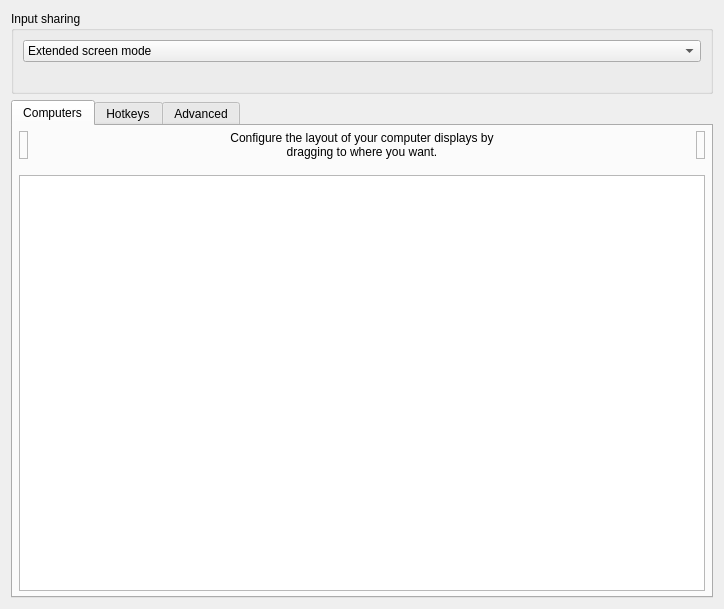
<?xml version="1.0" encoding="UTF-8"?>
<ui version="4.0">
 <class>ServerConfigDialog</class>
 <widget class="QDialog" name="ServerConfigDialog">
  <property name="geometry">
   <rect>
    <x>0</x>
    <y>0</y>
    <width>724</width>
    <height>609</height>
   </rect>
  </property>
  <property name="minimumSize">
   <size>
    <width>0</width>
    <height>0</height>
   </size>
  </property>
  <property name="windowTitle">
   <string>Server Configuration</string>
  </property>
  <layout class="QVBoxLayout" name="verticalLayout_3">
   <item>
    <widget class="QGroupBox" name="groupInputMode">
     <property name="title"><string>Input sharing</string></property>
     <layout class="QVBoxLayout" name="layoutInputMode">
      <item>
       <widget class="QComboBox" name="comboInputMode">
        <property name="accessibleName"><string>Input sharing mode</string></property>
        <item><property name="text"><string>Extended screen mode</string></property></item>
        <item><property name="text"><string>Mouse follow mode</string></property></item>
       </widget>
      </item>
      <item>
       <widget class="QLabel" name="lblInputModeDescription">
        <property name="wordWrap"><bool>true</bool></property>
        <property name="textFormat"><enum>Qt::TextFormat::PlainText</enum></property>
       </widget>
      </item>
     </layout>
    </widget>
   </item>
   <item>
    <widget class="QTabWidget" name="tabWidget">
     <widget class="QWidget" name="tabComputers">
      <attribute name="title">
       <string>Computers</string>
      </attribute>
      <layout class="QVBoxLayout">
       <property name="leftMargin">
        <number>6</number>
       </property>
       <property name="topMargin">
        <number>5</number>
       </property>
       <property name="rightMargin">
        <number>6</number>
       </property>
       <property name="bottomMargin">
        <number>5</number>
       </property>
       <item>
        <layout class="QHBoxLayout" name="layoutComputers">
         <property name="spacing">
          <number>6</number>
         </property>
         <item>
          <widget class="TrashScreenWidget" name="lblRemoveScreen">
           <property name="acceptDrops">
            <bool>true</bool>
           </property>
           <property name="toolTip">
            <string>Drag a computer from the grid to the trashcan to remove it.</string>
           </property>
           <property name="frameShape">
            <enum>QFrame::Shape::StyledPanel</enum>
           </property>
           <property name="frameShadow">
            <enum>QFrame::Shadow::Raised</enum>
           </property>
          </widget>
         </item>
         <item>
          <spacer name="horizontalSpacer_21">
           <property name="orientation">
            <enum>Qt::Orientation::Horizontal</enum>
           </property>
           <property name="sizeHint" stdset="0">
            <size>
             <width>40</width>
             <height>20</height>
            </size>
           </property>
          </spacer>
         </item>
         <item>
          <widget class="QLabel" name="label_2">
           <property name="sizePolicy">
            <sizepolicy hsizetype="Preferred" vsizetype="Preferred">
             <horstretch>1</horstretch>
             <verstretch>0</verstretch>
            </sizepolicy>
           </property>
           <property name="maximumSize">
            <size>
             <width>310</width>
             <height>16777215</height>
            </size>
           </property>
           <property name="text">
            <string>Configure the layout of your computer displays by dragging to where you want.</string>
           </property>
           <property name="alignment">
            <set>Qt::AlignmentFlag::AlignCenter</set>
           </property>
           <property name="wordWrap">
            <bool>true</bool>
           </property>
           <property name="indent">
            <number>-1</number>
           </property>
          </widget>
         </item>
         <item>
          <spacer name="horizontalSpacer_22">
           <property name="orientation">
            <enum>Qt::Orientation::Horizontal</enum>
           </property>
           <property name="sizeHint" stdset="0">
            <size>
             <width>40</width>
             <height>20</height>
            </size>
           </property>
          </spacer>
         </item>
         <item>
          <widget class="NewScreenWidget" name="lblNewScreen">
           <property name="toolTip">
            <string>Drag to the grid to add a new computer.</string>
           </property>
           <property name="frameShape">
            <enum>QFrame::Shape::StyledPanel</enum>
           </property>
           <property name="frameShadow">
            <enum>QFrame::Shadow::Raised</enum>
           </property>
          </widget>
         </item>
        </layout>
       </item>
       <item>
        <spacer name="verticalSpacer">
         <property name="orientation">
          <enum>Qt::Orientation::Vertical</enum>
         </property>
         <property name="sizeType">
          <enum>QSizePolicy::Policy::Fixed</enum>
         </property>
         <property name="sizeHint" stdset="0">
          <size>
           <width>20</width>
           <height>10</height>
          </size>
         </property>
        </spacer>
       </item>
       <item>
        <widget class="ScreenSetupView" name="screenSetupView">
         <property name="sizePolicy">
          <sizepolicy hsizetype="MinimumExpanding" vsizetype="Expanding">
           <horstretch>0</horstretch>
           <verstretch>0</verstretch>
          </sizepolicy>
         </property>
         <property name="acceptDrops">
          <bool>true</bool>
         </property>
         <property name="autoFillBackground">
          <bool>false</bool>
         </property>
        </widget>
       </item>
      </layout>
     </widget>
     <widget class="QWidget" name="tabHotkeys">
      <attribute name="title">
       <string>Hotkeys</string>
      </attribute>
      <layout class="QHBoxLayout" name="_2">
       <item>
        <widget class="QGroupBox" name="groupHotkeys">
         <property name="title">
          <string>&amp;Hotkeys</string>
         </property>
         <layout class="QGridLayout" name="_3">
          <item row="0" column="0" rowspan="4">
           <widget class="QListWidget" name="listHotkeys"/>
          </item>
          <item row="0" column="1">
           <widget class="QPushButton" name="btnNewHotkey">
            <property name="enabled">
             <bool>true</bool>
            </property>
            <property name="text">
             <string>&amp;New</string>
            </property>
            <property name="icon">
             <iconset theme="QIcon::ThemeIcon::ListAdd"/>
            </property>
           </widget>
          </item>
          <item row="1" column="1">
           <widget class="QPushButton" name="btnEditHotkey">
            <property name="enabled">
             <bool>false</bool>
            </property>
            <property name="text">
             <string>&amp;Edit</string>
            </property>
            <property name="icon">
             <iconset theme="document-edit"/>
            </property>
           </widget>
          </item>
          <item row="2" column="1">
           <widget class="QPushButton" name="btnRemoveHotkey">
            <property name="enabled">
             <bool>false</bool>
            </property>
            <property name="text">
             <string>&amp;Remove</string>
            </property>
            <property name="icon">
             <iconset theme="QIcon::ThemeIcon::ListRemove"/>
            </property>
           </widget>
          </item>
          <item row="3" column="1">
           <spacer name="hotkeySpacer">
            <property name="orientation">
             <enum>Qt::Orientation::Vertical</enum>
            </property>
            <property name="sizeHint" stdset="0">
             <size>
              <width>75</width>
              <height>161</height>
             </size>
            </property>
           </spacer>
          </item>
         </layout>
        </widget>
       </item>
       <item>
        <widget class="QGroupBox" name="groupActions">
         <property name="font">
          <font>
           <kerning>true</kerning>
          </font>
         </property>
         <property name="title">
          <string>A&amp;ctions</string>
         </property>
         <layout class="QGridLayout">
          <item row="0" column="0" rowspan="4">
           <widget class="QListWidget" name="listActions"/>
          </item>
          <item row="0" column="1">
           <widget class="QPushButton" name="btnNewAction">
            <property name="enabled">
             <bool>false</bool>
            </property>
            <property name="text">
             <string>Ne&amp;w</string>
            </property>
            <property name="icon">
             <iconset theme="QIcon::ThemeIcon::ListAdd"/>
            </property>
           </widget>
          </item>
          <item row="1" column="1">
           <widget class="QPushButton" name="btnEditAction">
            <property name="enabled">
             <bool>false</bool>
            </property>
            <property name="text">
             <string>E&amp;dit</string>
            </property>
            <property name="icon">
             <iconset theme="document-edit"/>
            </property>
           </widget>
          </item>
          <item row="2" column="1">
           <widget class="QPushButton" name="btnRemoveAction">
            <property name="enabled">
             <bool>false</bool>
            </property>
            <property name="text">
             <string>Re&amp;move</string>
            </property>
            <property name="icon">
             <iconset theme="QIcon::ThemeIcon::ListRemove"/>
            </property>
           </widget>
          </item>
          <item row="3" column="1">
           <spacer name="actionSpacer">
            <property name="orientation">
             <enum>Qt::Orientation::Vertical</enum>
            </property>
            <property name="sizeHint" stdset="0">
             <size>
              <width>20</width>
              <height>40</height>
             </size>
            </property>
           </spacer>
          </item>
         </layout>
        </widget>
       </item>
      </layout>
     </widget>
     <widget class="QWidget" name="tabAdvanced">
      <attribute name="title">
       <string>Advanced</string>
      </attribute>
      <layout class="QVBoxLayout" name="verticalLayout_2">
       <property name="leftMargin">
        <number>15</number>
       </property>
       <property name="topMargin">
        <number>15</number>
       </property>
       <property name="rightMargin">
        <number>15</number>
       </property>
       <property name="bottomMargin">
        <number>15</number>
       </property>
       <item>
        <widget class="QGroupBox" name="groupMisc">
         <property name="font">
          <font>
           <kerning>false</kerning>
          </font>
         </property>
         <property name="title">
          <string>&amp;Misc</string>
         </property>
         <layout class="QVBoxLayout" name="verticalLayout_4">
          <property name="leftMargin">
           <number>6</number>
          </property>
          <property name="topMargin">
           <number>6</number>
          </property>
          <property name="rightMargin">
           <number>6</number>
          </property>
          <property name="bottomMargin">
           <number>6</number>
          </property>
          <item>
           <widget class="QCheckBox" name="cbDisableLockToComputer">
            <property name="text">
             <string>Disable lock to computer (scroll lock key)</string>
            </property>
           </widget>
          </item>
          <item>
           <widget class="QCheckBox" name="cbDefaultLockToComputerState">
            <property name="text">
             <string>Enable lock to computer at startup</string>
            </property>
           </widget>
          </item>
          <item>
           <widget class="QCheckBox" name="cbRelativeMouseMoves">
            <property name="enabled">
             <bool>true</bool>
            </property>
            <property name="text">
             <string>Use &amp;relative mouse movements</string>
            </property>
           </widget>
          </item>
          <item>
           <widget class="QCheckBox" name="cbWin32KeepForeground">
            <property name="enabled">
             <bool>true</bool>
            </property>
            <property name="text">
             <string>Don't take &amp;foreground window (Windows only)</string>
            </property>
           </widget>
          </item>
          <item>
           <layout class="QHBoxLayout" name="layoutClipboard">
            <item>
             <widget class="QCheckBox" name="cbEnableClipboard">
              <property name="sizePolicy">
               <sizepolicy hsizetype="Minimum" vsizetype="Preferred">
                <horstretch>0</horstretch>
                <verstretch>0</verstretch>
               </sizepolicy>
              </property>
              <property name="text">
               <string>Enable clipboard sharing</string>
              </property>
              <property name="checked">
               <bool>true</bool>
              </property>
             </widget>
            </item>
            <item>
             <spacer name="horizontalSpacer">
              <property name="orientation">
               <enum>Qt::Orientation::Horizontal</enum>
              </property>
              <property name="sizeHint" stdset="0">
               <size>
                <width>40</width>
                <height>20</height>
               </size>
              </property>
             </spacer>
            </item>
            <item>
             <widget class="QLabel" name="label_7">
              <property name="text">
               <string>Limit to:</string>
              </property>
             </widget>
            </item>
            <item>
             <widget class="QSpinBox" name="sbClipboardSizeLimit">
              <property name="enabled">
               <bool>false</bool>
              </property>
              <property name="sizePolicy">
               <sizepolicy hsizetype="Maximum" vsizetype="Fixed">
                <horstretch>0</horstretch>
                <verstretch>0</verstretch>
               </sizepolicy>
              </property>
              <property name="suffix">
               <string>MB</string>
              </property>
              <property name="maximum">
               <number>10000</number>
              </property>
              <property name="value">
               <number>3</number>
              </property>
             </widget>
            </item>
            <item>
             <spacer name="horizontalSpacer_3">
              <property name="orientation">
               <enum>Qt::Orientation::Horizontal</enum>
              </property>
              <property name="sizeType">
               <enum>QSizePolicy::Policy::Fixed</enum>
              </property>
              <property name="sizeHint" stdset="0">
               <size>
                <width>50</width>
                <height>20</height>
               </size>
              </property>
             </spacer>
            </item>
           </layout>
          </item>
         </layout>
        </widget>
       </item>
       <item>
        <widget class="QGroupBox" name="groupSwitch">
         <property name="font">
          <font>
           <kerning>true</kerning>
          </font>
         </property>
         <property name="title">
          <string>&amp;Switching</string>
         </property>
         <layout class="QVBoxLayout">
          <property name="spacing">
           <number>6</number>
          </property>
          <property name="leftMargin">
           <number>6</number>
          </property>
          <property name="topMargin">
           <number>6</number>
          </property>
          <property name="rightMargin">
           <number>6</number>
          </property>
          <property name="bottomMargin">
           <number>6</number>
          </property>
          <item>
           <layout class="QHBoxLayout" name="_5">
            <item>
             <widget class="QCheckBox" name="cbSwitchDelay">
              <property name="enabled">
               <bool>true</bool>
              </property>
              <property name="text">
               <string>Switch &amp;after waiting</string>
              </property>
             </widget>
            </item>
            <item>
             <spacer name="spacerSwitchWait">
              <property name="orientation">
               <enum>Qt::Orientation::Horizontal</enum>
              </property>
              <property name="sizeHint" stdset="0">
               <size>
                <width>40</width>
                <height>20</height>
               </size>
              </property>
             </spacer>
            </item>
            <item>
             <widget class="QSpinBox" name="sbSwitchDelay">
              <property name="enabled">
               <bool>false</bool>
              </property>
              <property name="sizePolicy">
               <sizepolicy hsizetype="Maximum" vsizetype="Fixed">
                <horstretch>0</horstretch>
                <verstretch>0</verstretch>
               </sizepolicy>
              </property>
              <property name="suffix">
               <string>ms</string>
              </property>
              <property name="minimum">
               <number>10</number>
              </property>
              <property name="maximum">
               <number>10000</number>
              </property>
              <property name="singleStep">
               <number>10</number>
              </property>
              <property name="value">
               <number>250</number>
              </property>
             </widget>
            </item>
            <item>
             <spacer name="spacerSwitchWait_2">
              <property name="orientation">
               <enum>Qt::Orientation::Horizontal</enum>
              </property>
              <property name="sizeType">
               <enum>QSizePolicy::Policy::Fixed</enum>
              </property>
              <property name="sizeHint" stdset="0">
               <size>
                <width>50</width>
                <height>20</height>
               </size>
              </property>
             </spacer>
            </item>
           </layout>
          </item>
          <item>
           <layout class="QHBoxLayout" name="_6">
            <item>
             <widget class="QCheckBox" name="cbSwitchDoubleTap">
              <property name="enabled">
               <bool>true</bool>
              </property>
              <property name="text">
               <string>Switch on double &amp;tap within</string>
              </property>
             </widget>
            </item>
            <item>
             <spacer name="spacerDoubleTap">
              <property name="orientation">
               <enum>Qt::Orientation::Horizontal</enum>
              </property>
              <property name="sizeHint" stdset="0">
               <size>
                <width>40</width>
                <height>20</height>
               </size>
              </property>
             </spacer>
            </item>
            <item>
             <widget class="QSpinBox" name="sbSwitchDoubleTap">
              <property name="enabled">
               <bool>false</bool>
              </property>
              <property name="sizePolicy">
               <sizepolicy hsizetype="Maximum" vsizetype="Fixed">
                <horstretch>0</horstretch>
                <verstretch>0</verstretch>
               </sizepolicy>
              </property>
              <property name="suffix">
               <string>ms</string>
              </property>
              <property name="minimum">
               <number>10</number>
              </property>
              <property name="maximum">
               <number>10000</number>
              </property>
              <property name="singleStep">
               <number>10</number>
              </property>
              <property name="value">
               <number>250</number>
              </property>
             </widget>
            </item>
            <item>
             <spacer name="spacerDoubleTap_2">
              <property name="orientation">
               <enum>Qt::Orientation::Horizontal</enum>
              </property>
              <property name="sizeType">
               <enum>QSizePolicy::Policy::Fixed</enum>
              </property>
              <property name="sizeHint" stdset="0">
               <size>
                <width>50</width>
                <height>20</height>
               </size>
              </property>
             </spacer>
            </item>
           </layout>
          </item>
         </layout>
        </widget>
       </item>
       <item>
        <widget class="QGroupBox" name="groupNetwork">
         <property name="title">
          <string>&amp;Network</string>
         </property>
         <layout class="QVBoxLayout" name="verticalLayout_5">
          <property name="leftMargin">
           <number>6</number>
          </property>
          <property name="topMargin">
           <number>6</number>
          </property>
          <property name="rightMargin">
           <number>6</number>
          </property>
          <property name="bottomMargin">
           <number>6</number>
          </property>
          <item>
           <widget class="QWidget" name="widgetHeartbeat" native="true">
            <layout class="QHBoxLayout" name="groupHeartbeat">
             <property name="spacing">
              <number>9</number>
             </property>
             <property name="leftMargin">
              <number>1</number>
             </property>
             <item>
              <widget class="QCheckBox" name="cbHeartbeat">
               <property name="enabled">
                <bool>true</bool>
               </property>
               <property name="whatsThis">
                <string>&lt;html&gt;&lt;head/&gt;&lt;body&gt;&lt;p&gt;Enables the network heartbeat to ping clients every &lt;span style=&quot; font-style:italic;&quot;&gt;n&lt;/span&gt; seconds. This may help to diagnose network problems by retrying the connection if the client becomes unresponsive.&lt;/p&gt;&lt;/body&gt;&lt;/html&gt;</string>
               </property>
               <property name="text">
                <string>&amp;Check clients every</string>
               </property>
              </widget>
             </item>
             <item>
              <spacer name="spacerNetwork">
               <property name="orientation">
                <enum>Qt::Orientation::Horizontal</enum>
               </property>
               <property name="sizeHint" stdset="0">
                <size>
                 <width>40</width>
                 <height>20</height>
                </size>
               </property>
              </spacer>
             </item>
             <item>
              <widget class="QSpinBox" name="sbHeartbeat">
               <property name="enabled">
                <bool>false</bool>
               </property>
               <property name="sizePolicy">
                <sizepolicy hsizetype="Maximum" vsizetype="Fixed">
                 <horstretch>0</horstretch>
                 <verstretch>0</verstretch>
                </sizepolicy>
               </property>
               <property name="suffix">
                <string>ms</string>
               </property>
               <property name="minimum">
                <number>1000</number>
               </property>
               <property name="maximum">
                <number>30000</number>
               </property>
               <property name="singleStep">
                <number>1000</number>
               </property>
               <property name="value">
                <number>5000</number>
               </property>
              </widget>
             </item>
             <item>
              <spacer name="spacerNetwork_2">
               <property name="orientation">
                <enum>Qt::Orientation::Horizontal</enum>
               </property>
               <property name="sizeType">
                <enum>QSizePolicy::Policy::Fixed</enum>
               </property>
               <property name="sizeHint" stdset="0">
                <size>
                 <width>50</width>
                 <height>20</height>
                </size>
               </property>
              </spacer>
             </item>
            </layout>
           </widget>
          </item>
          <item>
           <layout class="QHBoxLayout" name="horizontalLayout_5">
            <item>
             <widget class="QLabel" name="labelProtocol">
              <property name="whatsThis">
               <string>&lt;html&gt;&lt;head/&gt;&lt;body&gt;&lt;p&gt;Enables compatibility with programs that use either the Synergy or Barrier protocols:&lt;/p&gt;&lt;ul style=&quot;margin-top: 0px; margin-bottom: 0px; margin-left: 0px; margin-right: 0px; -qt-list-indent: 1;&quot;&gt;&lt;li style=&quot; margin-top:12px; margin-bottom:0px; margin-left:0px; margin-right:0px; -qt-block-indent:0; text-indent:0px;&quot;&gt;Synergy 3 uses the Synergy protocol.&lt;/li&gt;&lt;li style=&quot; margin-top:0px; margin-bottom:12px; margin-left:0px; margin-right:0px; -qt-block-indent:0; text-indent:0px;&quot;&gt;Barrier, Input-Leap and Synergy 1 uses the Barrier protocol.&lt;/li&gt;&lt;/ul&gt;&lt;p&gt;A Deskflow client will automatically use either the Synergy or Barrier protocol depending on the server protocol.&lt;/p&gt;&lt;/body&gt;&lt;/html&gt;</string>
              </property>
              <property name="text">
               <string>Network protocol</string>
              </property>
             </widget>
            </item>
            <item>
             <widget class="QRadioButton" name="rbProtocolSynergy">
              <property name="text">
               <string notr="true">Synergy</string>
              </property>
              <property name="checked">
               <bool>true</bool>
              </property>
             </widget>
            </item>
            <item>
             <widget class="QRadioButton" name="rbProtocolBarrier">
              <property name="text">
               <string notr="true">Barrier</string>
              </property>
             </widget>
            </item>
           </layout>
          </item>
         </layout>
        </widget>
       </item>
       <item>
        <widget class="QGroupBox" name="groupExternalConfig">
         <property name="toolTip">
          <string>Use a server config file to create complex computer layouts that are not possible with the simple grid-based computer layout editor.

Enabling this setting will disable the server config GUI.</string>
         </property>
         <property name="title">
          <string>Use a server config file</string>
         </property>
         <property name="checkable">
          <bool>true</bool>
         </property>
         <layout class="QHBoxLayout" name="horizontalLayout">
          <item>
           <widget class="QWidget" name="widgetExternalConfigControls" native="true">
            <property name="enabled">
             <bool>false</bool>
            </property>
            <layout class="QHBoxLayout" name="horizontalLayout_2">
             <property name="leftMargin">
              <number>0</number>
             </property>
             <property name="topMargin">
              <number>0</number>
             </property>
             <property name="rightMargin">
              <number>0</number>
             </property>
             <property name="bottomMargin">
              <number>0</number>
             </property>
             <item>
              <widget class="QLabel" name="labelConfigFile">
               <property name="sizePolicy">
                <sizepolicy hsizetype="Maximum" vsizetype="Preferred">
                 <horstretch>0</horstretch>
                 <verstretch>0</verstretch>
                </sizepolicy>
               </property>
               <property name="minimumSize">
                <size>
                 <width>96</width>
                 <height>0</height>
                </size>
               </property>
               <property name="text">
                <string>Config file path</string>
               </property>
              </widget>
             </item>
             <item>
              <spacer name="horizontalSpacer_6">
               <property name="orientation">
                <enum>Qt::Orientation::Horizontal</enum>
               </property>
               <property name="sizeType">
                <enum>QSizePolicy::Policy::Fixed</enum>
               </property>
               <property name="sizeHint" stdset="0">
                <size>
                 <width>13</width>
                 <height>20</height>
                </size>
               </property>
              </spacer>
             </item>
             <item>
              <widget class="QLineEdit" name="lineConfigFile">
               <property name="sizePolicy">
                <sizepolicy hsizetype="Minimum" vsizetype="Fixed">
                 <horstretch>0</horstretch>
                 <verstretch>0</verstretch>
                </sizepolicy>
               </property>
               <property name="minimumSize">
                <size>
                 <width>180</width>
                 <height>0</height>
                </size>
               </property>
              </widget>
             </item>
             <item>
              <widget class="QPushButton" name="btnBrowseConfigFile">
               <property name="sizePolicy">
                <sizepolicy hsizetype="Fixed" vsizetype="Fixed">
                 <horstretch>0</horstretch>
                 <verstretch>0</verstretch>
                </sizepolicy>
               </property>
               <property name="minimumSize">
                <size>
                 <width>0</width>
                 <height>0</height>
                </size>
               </property>
               <property name="cursor">
                <cursorShape>PointingHandCursor</cursorShape>
               </property>
               <property name="text">
                <string/>
               </property>
               <property name="flat">
                <bool>true</bool>
               </property>
              </widget>
             </item>
            </layout>
           </widget>
          </item>
         </layout>
        </widget>
       </item>
      </layout>
     </widget>
    </widget>
   </item>
  </layout>
 </widget>
 <customwidgets>
  <customwidget>
   <class>ScreenSetupView</class>
   <extends>QTableView</extends>
   <header>widgets/ScreenSetupView.h</header>
   <container>1</container>
  </customwidget>
  <customwidget>
   <class>TrashScreenWidget</class>
   <extends>QLabel</extends>
   <header>widgets/TrashScreenWidget.h</header>
  </customwidget>
  <customwidget>
   <class>NewScreenWidget</class>
   <extends>QLabel</extends>
   <header>widgets/NewScreenWidget.h</header>
  </customwidget>
 </customwidgets>
 <tabstops>
  <tabstop>screenSetupView</tabstop>
  <tabstop>listHotkeys</tabstop>
  <tabstop>btnNewHotkey</tabstop>
  <tabstop>btnEditHotkey</tabstop>
  <tabstop>btnRemoveHotkey</tabstop>
  <tabstop>listActions</tabstop>
  <tabstop>btnNewAction</tabstop>
  <tabstop>btnEditAction</tabstop>
  <tabstop>btnRemoveAction</tabstop>
  <tabstop>cbSwitchDelay</tabstop>
  <tabstop>sbSwitchDelay</tabstop>
  <tabstop>cbSwitchDoubleTap</tabstop>
  <tabstop>sbSwitchDoubleTap</tabstop>
  <tabstop>cbEnableClipboard</tabstop>
  <tabstop>sbClipboardSizeLimit</tabstop>
  <tabstop>cbHeartbeat</tabstop>
  <tabstop>sbHeartbeat</tabstop>
  <tabstop>cbRelativeMouseMoves</tabstop>
  <tabstop>tabWidget</tabstop>
 </tabstops>
 <resources/>
 <connections/>
</ui>
